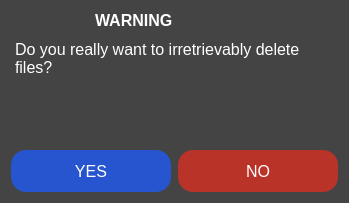
<?xml version="1.0" encoding="UTF-8"?>
<ui version="4.0">
 <class>Dialog</class>
 <widget class="QDialog" name="Dialog">
  <property name="geometry">
   <rect>
    <x>0</x>
    <y>0</y>
    <width>349</width>
    <height>203</height>
   </rect>
  </property>
  <property name="windowTitle">
   <string>Dialog</string>
  </property>
  <property name="styleSheet">
   <string notr="true">background-color: #444;
color: #fff;
font-size: 12pt;</string>
  </property>
  <layout class="QGridLayout" name="gridLayout">
   <item row="0" column="0">
    <widget class="QPushButton" name="icon">
     <property name="styleSheet">
      <string notr="true">QPushButton {
	border: none;
}</string>
     </property>
     <property name="text">
      <string/>
     </property>
     <property name="icon">
      <iconset resource="icons.qrc">
       <normaloff>:/icons/icons/warning_white_24dp.svg</normaloff>:/icons/icons/warning_white_24dp.svg</iconset>
     </property>
     <property name="iconSize">
      <size>
       <width>40</width>
       <height>40</height>
      </size>
     </property>
    </widget>
   </item>
   <item row="0" column="1" colspan="2">
    <widget class="QLabel" name="label">
     <property name="font">
      <font>
       <pointsize>12</pointsize>
       <weight>75</weight>
       <bold>true</bold>
      </font>
     </property>
     <property name="text">
      <string>WARNING</string>
     </property>
    </widget>
   </item>
   <item row="1" column="0" colspan="3">
    <widget class="QTextBrowser" name="text">
     <property name="styleSheet">
      <string notr="true">border: none;</string>
     </property>
     <property name="html">
      <string>&lt;!DOCTYPE HTML PUBLIC &quot;-//W3C//DTD HTML 4.0//EN&quot; &quot;http://www.w3.org/TR/REC-html40/strict.dtd&quot;&gt;
&lt;html&gt;&lt;head&gt;&lt;meta name=&quot;qrichtext&quot; content=&quot;1&quot; /&gt;&lt;style type=&quot;text/css&quot;&gt;
p, li { white-space: pre-wrap; }
&lt;/style&gt;&lt;/head&gt;&lt;body style=&quot; font-family:'MS Shell Dlg 2'; font-size:12pt; font-weight:400; font-style:normal;&quot;&gt;
&lt;p style=&quot; margin-top:0px; margin-bottom:0px; margin-left:0px; margin-right:0px; -qt-block-indent:0; text-indent:0px;&quot;&gt;Do you really want to irretrievably delete files?&lt;/p&gt;&lt;/body&gt;&lt;/html&gt;</string>
     </property>
    </widget>
   </item>
   <item row="2" column="0" colspan="2">
    <widget class="QPushButton" name="yes_btn">
     <property name="minimumSize">
      <size>
       <width>160</width>
       <height>42</height>
      </size>
     </property>
     <property name="maximumSize">
      <size>
       <width>160</width>
       <height>42</height>
      </size>
     </property>
     <property name="font">
      <font>
       <pointsize>12</pointsize>
       <weight>50</weight>
       <bold>false</bold>
      </font>
     </property>
     <property name="styleSheet">
      <string notr="true">QPushButton {
	background-color: #2655cf;
    border: 0;
    border-radius: 15px;
    padding: 10px 20px;
    color: #FFF;
}

QPushButton:hover {
	background-color: #2048ac;
}</string>
     </property>
     <property name="text">
      <string>YES</string>
     </property>
    </widget>
   </item>
   <item row="2" column="2">
    <widget class="QPushButton" name="no_btn">
     <property name="minimumSize">
      <size>
       <width>160</width>
       <height>42</height>
      </size>
     </property>
     <property name="maximumSize">
      <size>
       <width>160</width>
       <height>42</height>
      </size>
     </property>
     <property name="font">
      <font>
       <pointsize>12</pointsize>
       <weight>50</weight>
       <bold>false</bold>
      </font>
     </property>
     <property name="styleSheet">
      <string notr="true">QPushButton {
	background-color: #ba3329;
    border: 0;
    border-radius: 15px;
    padding: 10px 20px;
    color: #FFF;
}

QPushButton:hover {
	background-color: #7a1f18;
}</string>
     </property>
     <property name="text">
      <string>NO</string>
     </property>
    </widget>
   </item>
  </layout>
 </widget>
 <resources>
  <include location="icons.qrc"/>
 </resources>
 <connections/>
</ui>
